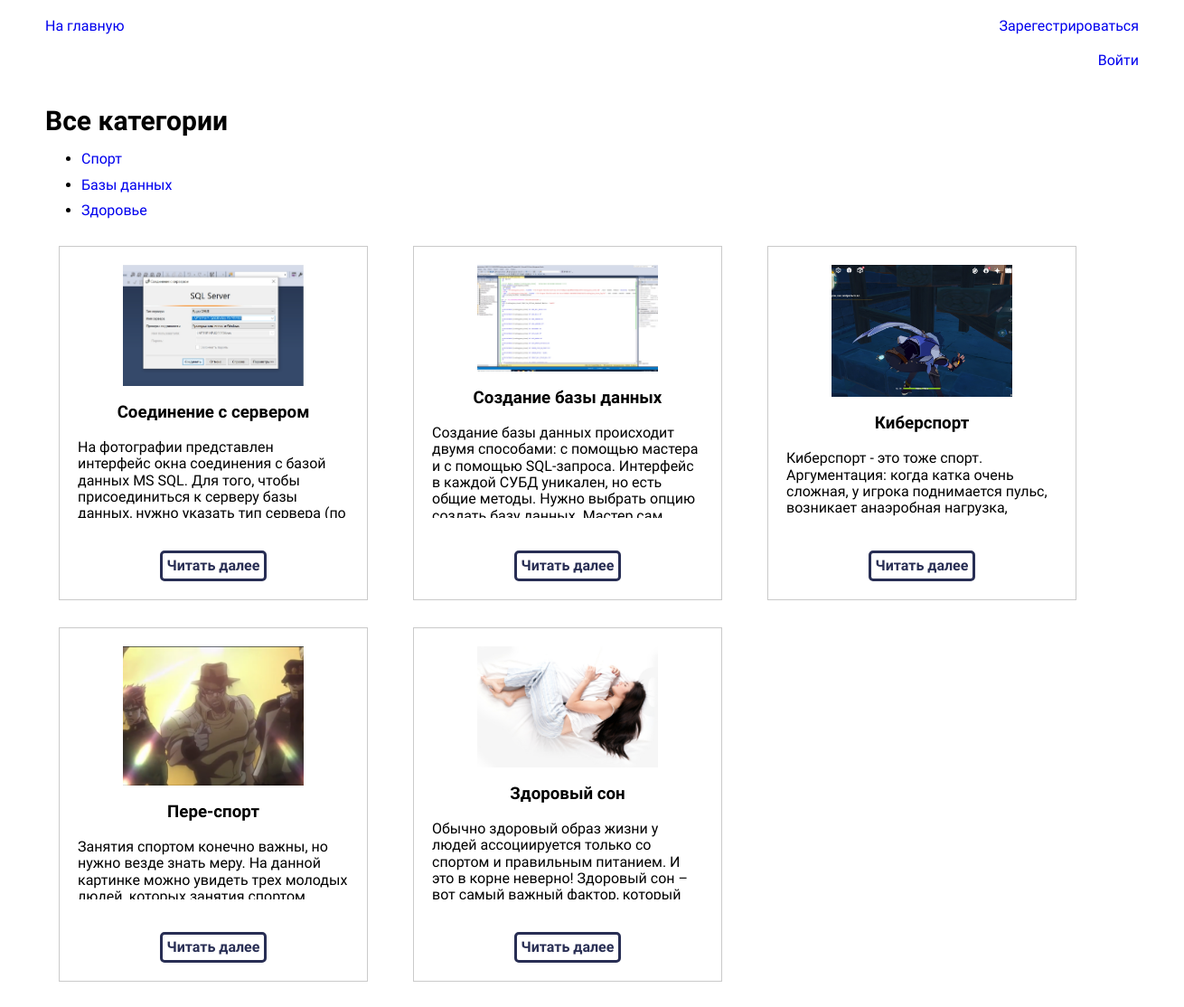
The page / on the database its author committed.
### blog/models.py (models this page shows, shortened)
class Category(models.Model):
    name=models.CharField(max_length=255)
    slug=models.SlugField(max_length=255)
    class Meta:
        verbose_name='Категория'
        verbose_name_plural='Категории'

class Blog(models.Model):
    title=models.CharField(max_length=255, verbose_name='Заголовок')
    content=models.TextField(blank=True, null=True, verbose_name='Описание')
    photo=models.ImageField(upload_to="photos/%Y/%m/%d/", verbose_name='Фотография')
    time_create=models.DateTimeField(auto_now_add=True)
    time_update=models.DateTimeField(auto_now=True)
    is_published=models.BooleanField(default=True, verbose_name='Активен')
    category=models.ForeignKey('Category',on_delete=models.CASCADE,null=True, verbose_name='Категория')
    likes=models.ManyToManyField('CustomUser',blank=True,null=True, verbose_name="Лайки")
    class Meta:
        verbose_name='Пост'
        verbose_name_plural='Посты'
    def get_absolute_url(self):
        return reverse('detail_post', kwargs={'pk':self.pk})

### blog/views.py (the view)
# urls.py: path('', HomeView.as_view(), name='home'),
class HomeView(ListView):
    model=Blog
    template_name='blog/index.html'
    context_object_name='posts'
    def get_context_data(self, *, object_list=None,**kwargs):
        context=super().get_context_data(**kwargs)
        context['categories']= Category.objects.all()
        context['title']='Главная страница'
        context['active']=-1
        return context

### blog/templates/blog/index.html (shortened to what this page needs)
{% extends 'blog/base.html' %}
{% block content %}
<div class="container">
<div class="menu">
    {% if active == -1 %}
    <strong> Все категории </strong>
    {% else %}
    <a href="{% url 'home' %}">Все категории</a>
    {% endif %}
   <ul class="categories__list">
    {% for c in categories %}
    <li class="category__item">
        {% if active == c.slug%}
        <strong  class ="strong-active" href="{% url 'category_view' c.slug %}"> {{c.name}} </strong>
        {% else %}
       <a href="{% url 'category_view' c.slug %}"> {{c.name}} </a>
       {% endif %}
    </li>
    {% endfor%}
   </ul>
</div>
<div class="post-container">
    {% for p in posts %}
        <div class="item">
            <div class="post-container-preview">
            {% if p.photo %}
                <img src="{{p.photo.url}}" alt="">
            {% endif %}
                <h3>{{p.title}}</h3>
                <div class="preview__text">{{p.content}}</div>
                <a href="{{p.get_absolute_url}}" class="post-container-preview-link">
                    <button class="post-container-preview-button btn-reset">Читать далее</button>
                </a>
            </div>
        </div>
    {% endfor %}
</div>
</div>
{% endblock %}

### blog/static/blog/css/norm.css (style rules this page uses)
html { line-height: 1.15; -webkit-text-size-adjust: 100%; }
body { margin: 0; }
a { background-color: transparent; }
b, strong { font-weight: bolder; }
img { border-style: none; }
button, input, optgroup, select, textarea { font-family: inherit; font-size: 100%; line-height: 1.15; margin: 0; }
button, input { overflow: visible; }
button, select { text-transform: none; }
button, [type="button"], [type="reset"], [type="submit"] { -webkit-appearance: button; }

### blog/static/blog/css/style.css (style rules this page uses)
body { font-family: 'Roboto'; font-weight: 400; }
a { font-style: 'Roboto'; font-weight: 400; text-decoration: none; }
.btn-reset { padding: 0; border: none; background-color: transparent; cursor: pointer; }
.post-container-preview-button { border:3px solid #282e54; padding: 5px; border-radius: 5px; color: #282e54 ; font-weight: 700; }
strong { font-size: 30px; }
li:not(:last-child) { margin-bottom: 10px; }
img { object-fit: cover; max-width: 200px; height: 250px; }
.container { max-width: 1440px; padding: 20px 50px; margin: 0 auto; }
.post-container { display: flex; flex-wrap: wrap; max-width: 1770px; padding: 0 15px; margin: 0 auto; margin-bottom: 20px; }
.post-container-preview { position: relative; padding: 20px; min-height: 200px; max-height: 350px; max-width: 300px; display: flex; flex-basis: 25%; flex-direction: column; flex-shrink: 0; align-items: center; border:1px solid #cacaca; margin-right: 50px; }
.post-container-preview-link { position: absolute; bottom: 20px; }
.preview__text { margin-bottom: 70px; max-height: 200px; overflow: auto; }
.menu { margin-bottom: 30px; }
.item { margin-bottom: 30px; }

### rows shown on the page
Category: name "Спорт"
Category: name "Базы данных"
Category: name "Здоровье"
Blog: photo (picture), title "Соединение с сервером", content "На фотографии представлен интерфейс окна соединения с базой данных MS SQL. Для того, чтобы присоединиться к серверу базы данных, нужно указать тип сервера (по…"
Blog: photo (picture), title "Создание базы данных", content "Создание базы данных происходит двумя способами: с помощью мастера и с помощью SQL-запроса. Интерфейс в каждой СУБД уникален, но есть общие методы. Нужно выбрать опцию…"
Blog: photo (picture), title "Киберспорт", content "Киберспорт - это тоже спорт. Аргументация: когда катка очень сложная, у игрока поднимается пульс, возникает анаэробная нагрузка,…"
Blog: photo (picture), title "Пере-спорт", content "Занятия спортом конечно важны, но нужно везде знать меру. На данной картинке можно увидеть трех молодых…"
Blog: photo (picture), title "Здоровый сон", content "Обычно здоровый образ жизни у людей ассоциируется только со спортом и правильным питанием. И это в корне неверно! Здоровый сон – вот самый важный фактор, который…"
